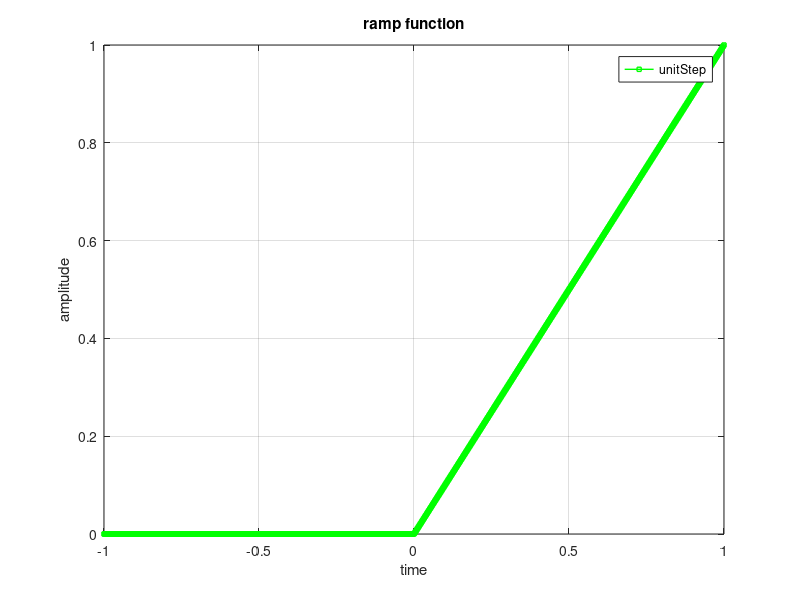

MATLAB code for this plot:
%%create ramp function plot
t=linspace(-1,1,1000);

ramp=max(0,t);                  %create ramp function  manually 
UnitStep(t>=0)=1;
plot(t,ramp,'LineWidth',1,'Color','g','Marker','s','MarkerSize',3);

title('ramp function');
xlabel('time');
ylabel('amplitude');
grid on;

legend ('unitStep');


